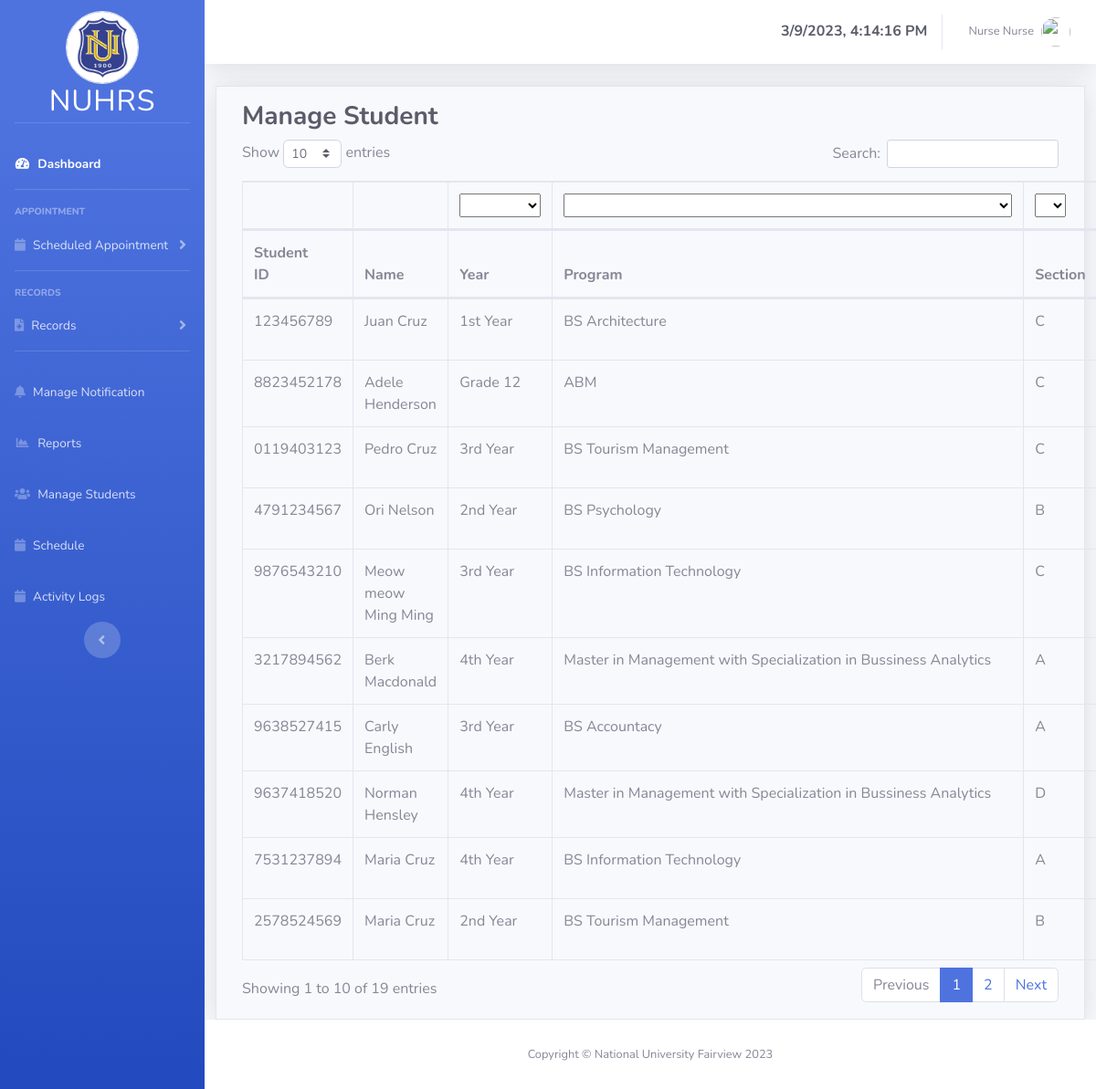
Page /super_admin/manage-student.php (signed in) on the committed database.
### tables this page shows
CREATE TABLE `users` (
  `id` int(11) NOT NULL,
  `user_type_id` int(11) NOT NULL,
  `firstName` varchar(25) NOT NULL,
  `middleName` varchar(25) DEFAULT NULL,
  `lastName` varchar(25) NOT NULL,
  `password` varchar(255) NOT NULL,
  `email_address` varchar(45) NOT NULL,
  `profile_img` varchar(255) DEFAULT NULL
);

CREATE TABLE `students` (
  `id` int(11) NOT NULL,
  `userID` int(11) NOT NULL,
  `student_id_number` varchar(45) NOT NULL,
  `birthdate` date NOT NULL,
  `province` varchar(50) NOT NULL,
  `city_municipality` varchar(50) NOT NULL,
  `barangay` varchar(50) NOT NULL,
  `courseID` int(11) NOT NULL COMMENT 'FK for lookup table',
  `nationality` varchar(15) NOT NULL COMMENT 'FK for lookup',
  `year` varchar(20) NOT NULL COMMENT 'FK for lookup',
  `section` varchar(20) NOT NULL COMMENT 'FK for lookup',
  `sex` varchar(15) NOT NULL COMMENT 'FK for lookup',
  `contact_number` varchar(25) NOT NULL,
  `religion` varchar(25) NOT NULL COMMENT 'FK for lookup',
  `age` int(11) NOT NULL,
  `emergency_contact_number` varchar(25) NOT NULL,
  `emergency_address` varchar(100) NOT NULL,
  `emergency_relationship` varchar(25) NOT NULL,
  `emergency_person_name` varchar(100) NOT NULL,
  `status` varchar(15) NOT NULL
);

### super_admin/manage-student.php (the view, shortened to what this page needs)
<?php
include_once("layouts/header-sidebar.php") ?>
<div class="container-fluid">
    <div class="row border border-rounded p-3 mt-3 shadow">
        <div class="col">
        <h3 class="font-weight-bold text-dark">Manage Student</h3>
            <table id="manage_students" class="table table-bordered" style="width: 100%;">
                <thead>
                    <tr>
                        <th class="text-light">Student ID</th>
                        <th class="text-light">Name</th>
                        <th>Year</th>
                        <th>Program</th>
                        <th>Section</th>
                    </tr>
                </thead>
                <thead>
                    <tr>
                        <th>Student ID</th>
                        <th>Name</th>
                        <th>Year</th>
                        <th>Program</th>
                        <th>Section</th>
                    </tr>
                </thead>
                <tbody>
                    <?php
                    $selectAllStudents = mysqli_query($conn,"SELECT *, students.id AS stud_id, users.id AS user_id FROM students INNER JOIN users ON students.userID = users.id");
                    while($row = $selectAllStudents->fetch_assoc()):
                    ?>
                    <tr>
                        <td><?php echo $row['student_id_number'] ?></td>
                        <td><?php echo $row['firstName']." ".$row['lastName'] ?></td>
                        <td><?php echo $row['year']?></td>
                        <td>
                          <?php
                          switch($row['courseID']){
                              case "1" : echo "BS Accountacy"; break;
                              case "2" : echo "BS Architecture"; break;
                              case "4" : echo "BSBA Major in Marketing Management"; break;
                              case "7" : echo "BS Hospitality Management"; break;
                              case "8" : echo "BS Psychology"; break;
                              case "9" : echo "BS Tourism Management"; break;
                              case "10" : echo "BS Information Technology"; break;
                              case "11" : echo "Master in Management with Specialization in Bussiness Analytics"; break;
                              case "12" : echo "ABM"; break;
                          }
                          ?>
                      </td>
                      <td><?php echo $row['section'] ?></td>
                    </tr>
                    <?php endwhile; ?>
                </tbody>
            </table>
        </div>
    </div>
</div>
<?php include_once("layouts/footer.php") ?>

### super_admin/layouts/header-sidebar.php (shortened to what this page needs)
<?php
$db = new DatabaseConnection();
$conn = $db->conn;
$geActiveInfo = mysqli_query($conn,"SELECT *, users.id AS user_id FROM users");
while($row = $geActiveInfo->fetch_assoc()){
        $active_firstname = $row['firstName'];
        $active_lastname = $row['lastName'];
        $active_avatar = $row['profile_img'];
}
?>
<!DOCTYPE html>
<html lang="en">
<head>
    <link href="../vendor/fontawesome-free/css/all.min.css" rel="stylesheet" type="text/css">
    <link href="../css/sb-admin-2.min.css" rel="stylesheet">
    <link rel="stylesheet" href="../vendor/datatables/dataTables.bootstrap4.min.css">
    <link rel="stylesheet" href="https://cdn.datatables.net/1.13.1/css/dataTables.bootstrap4.min.css">
</head>
<body id="page-top">
    <div id="wrapper">
        <ul class="navbar-nav bg-gradient-primary sidebar sidebar-dark accordion" id="accordionSidebar">
             <a class="sidebar-brand d-flex align-items-center justify-content-center mt-3" href="dashboard.php">
                <div class="sidebar-brand-icon d-flex flex-column mt-5 align-items-center">
                    <img src="../images/nulogo.png" alt="LOGO" height="80" width="80" class="border rounded-circle">
                    <div class="sidebar-brand-text mx-3 h2">NUHRS</div>
                </div>
            </a>
            <hr class="sidebar-divider mt-5">
            <li class="nav-item active">
                <a class="nav-link" href="dashboard.php">
                    <i class="fas fa-fw fa-tachometer-alt"></i>
                    <span>Dashboard</span></a>
            </li>
            <hr class="sidebar-divider">
            <div class="sidebar-heading">
                APPOINTMENT
            </div>
            <li class="nav-item">
                <a class="nav-link collapsed" href="#" data-toggle="collapse" data-target="#collapseTwo"
                    aria-expanded="true" aria-controls="collapseTwo">
                    <i class="fas fa-calendar"></i>
                    <span>Scheduled Appointment</span>
                </a>
            </li>
            <hr class="sidebar-divider">
            <div class="sidebar-heading">
                RECORDS
            </div>
            <li class="nav-item">
                <a class="nav-link collapsed" href="#" data-toggle="collapse" data-target="#collapseUtilities"
                    aria-expanded="true" aria-controls="collapseUtilities">
                    <i class="fas fa-file-medical"></i>
                    <span>Records</span>
                </a>
            </li>
            <hr class="sidebar-divider">
            <li class="nav-item">
                <a class="nav-link" href="manage_notification.php">
                    <i class="fas fa-bell"></i>
                    <span>Manage Notification</span></a>
            </li>
            <li class="nav-item">
                <a class="nav-link" href="reports.php">
                    <i class="fas fa-fw fa-chart-area"></i>
                    <span>Reports</span></a>
            </li>
            <li class="nav-item">
                <a class="nav-link" href="manage-student.php">
                <i class="fas fa-users"></i>
                    <span>Manage Students</span></a>
            </li>
            <li class="nav-item">
                <a class="nav-link" href="schedule.php">
                <i class="fas fa-calendar"></i>
                    <span>Schedule</span></a>
            </li>
            <li class="nav-item">
                <a class="nav-link" href="activity_logs.php">
                <i class="fas fa-calendar"></i>
                    <span>Activity Logs</span></a>
            </li>
            <div class="text-center d-none d-md-inline">
                <button class="rounded-circle border-0" id="sidebarToggle"></button>
            </div>
        </ul>
        <div id="content-wrapper" class="d-flex flex-column ">
            <div id="content">
                <nav class="navbar navbar-expand navbar-light bg-white topbar mb-4 static-top shadow ">
                    <ul class="navbar-nav ml-auto">
                        <div class="d-flex align-items-center justify-content-center">
                        <h6 id="clock" class="text-center d-flex align-items-center justify-content-center text-dark font-weight-bold mt-2"></h6>
                        </div>
                        <li class="nav-item dropdown no-arrow">
                            <a class="nav-link dropdown-toggle" href="#" id="userDropdown" role="button"
                                data-toggle="dropdown" aria-haspopup="true" aria-expanded="false">
                                    <span class="mr-2 d-none d-lg-inline text-gray-600 small"><?php echo $active_firstname." ".$active_lastname ?></span>
                                    <?php if (empty($active_avatar)) {?>
                                        <img class="img-profile rounded-circle" src="http://ssl.gstatic.com/accounts/ui/avatar_2x.png">
                                    <?php } else {?>
                                        <img class="img-profile rounded-circle" src="../Controller/user_avatars/<?php echo $active_avatar ?>">
                                    <?php } ?>
                            </a>
                        </li>
                    </ul>
                </nav>

### rows in the picture
users: firstName "Nurse", lastName "Nurse"
students: student_id_number "123456789", userID.firstName "Juan", userID.lastName "Cruz", year "1st Year", courseID "BS Architecture", section "C"
students: student_id_number "8823452178", userID.firstName "Adele", userID.lastName "Henderson", year "Grade 12", courseID "ABM", section "C"
students: student_id_number "0119403123", userID.firstName "Pedro", userID.lastName "Cruz", year "3rd Year", courseID "BS Tourism Management", section "C"
students: student_id_number "4791234567", userID.firstName "Ori", userID.lastName "Nelson", year "2nd Year", courseID "BS Psychology", section "B"
students: student_id_number "9876543210", userID.firstName "Meow meow", userID.lastName "Ming Ming", year "3rd Year", courseID "BS Information Technology", section "C"
students: student_id_number "3217894562", userID.firstName "Berk", userID.lastName "Macdonald", year "4th Year", shows "Master in Management with Specialization in Bussiness Analytics", section "A"
students: student_id_number "9638527415", userID.firstName "Carly", userID.lastName "English", year "3rd Year", courseID "BS Accountacy", section "A"
students: student_id_number "9637418520", userID.firstName "Norman", userID.lastName "Hensley", year "4th Year", shows "Master in Management with Specialization in Bussiness Analytics", section "D"
students: student_id_number "7531237894", userID.firstName "Maria", userID.lastName "Cruz", year "4th Year", courseID "BS Information Technology", section "A"
students: student_id_number "2578524569", userID.firstName "Maria", userID.lastName "Cruz", year "2nd Year", courseID "BS Tourism Management", section "B"
